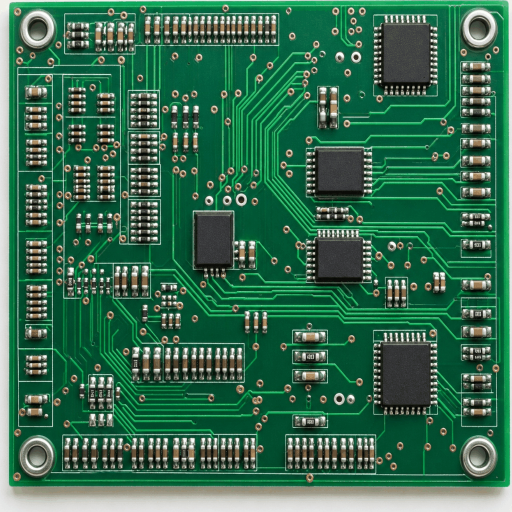
#> input picture evaluation/test_boards/TB005.png, 1024 x 1024 px (shown at 1/2 size); the run also reads 1 picture not shown here
$ python build_complete_test_boards.py   (older library calls are emulated)
#> lines starting #> are read from the running program, lines starting #| are printed output that depends on the picture
### server/pipeline/detector_depth.py
"""
3D Depth Defect Detector with Substrate Ground-Plane Leveling
Team 5 - Model Optimization & Sub-Team B

Features:
1. Substrate Ground-Plane Fitting to eliminate camera perspective slant
2. True vertical lift calculation relative to bare board substrate
3. Monocular Depth Estimation (Depth Anything V2 or High-Order Gradient Fallback)
4. Tombstoning, Billboarding, Component Tilt, and Seating Height Defect Detection
"""

import cv2
import numpy as np
from pathlib import Path
from typing import Optional, Dict, List, Tuple
from server.pipeline.substrate_leveler import SubstrateLeveler

class DetectorDepth:
    def __init__(
        self,
        theta_height: float = 0.14,
        theta_tilt: float = 0.040,
        theta_tomb: float = 0.012,
        use_model: bool = True,
        model_name_or_path: Optional[str] = None,
        hf_token: Optional[str] = None
    ):
        self.theta_height = theta_height
        self.theta_tilt = theta_tilt
        self.theta_tomb = theta_tomb
        self._pipe = None
        self.leveler = SubstrateLeveler(sample_grid_step=16)
        self.model_name = "Gradient-Depth-Engine (Fallback)"

        if use_model:
            try:
                from transformers import pipeline
                resolved_model = (model_name_or_path or "").strip() or "depth-anything/Depth-Anything-V2-Small-hf"
                local_model_path = Path(resolved_model)
                pipeline_kwargs = {"task": "depth-estimation", "model": str(local_model_path) if local_model_path.exists() else resolved_model}
                if hf_token:
                    pipeline_kwargs["token"] = hf_token
                self._pipe = pipeline(**pipeline_kwargs)
                if local_model_path.exists():
                    self.model_name = f"Local Depth Model ({local_model_path})"
                elif hf_token:
                    self.model_name = "Depth-Anything-V2-Small-hf (Authenticated)"
                else:
                    self.model_name = "Depth-Anything-V2-Small-hf (PyTorch)"
            except Exception:
                self._pipe = None
                self.model_name = "Gradient-Depth-Engine (Fallback)"

    def estimate_depth(self, img: np.ndarray) -> np.ndarray:
        """Estimates normalized depth map [0.0, 1.0] for input BGR image."""
        if self._pipe is not None:
            try:
                from PIL import Image
                rgb_img = cv2.cvtColor(img, cv2.COLOR_BGR2RGB)
                pil_img = Image.fromarray(rgb_img)
                res = self._pipe(pil_img)
                depth_map = np.array(res["depth"], dtype=np.float32)
                depth_norm = cv2.normalize(depth_map, None, alpha=0.0, beta=1.0, norm_type=cv2.NORM_MINMAX)
                return depth_norm.astype(np.float32)
            except Exception:
                pass

        # High-performance structural luminance + edge gradient depth fallback estimator
        gray = cv2.cvtColor(img, cv2.COLOR_BGR2GRAY) if len(img.shape) == 3 else img
        grad_x = cv2.Sobel(gray, cv2.CV_64F, 1, 0, ksize=3)
        grad_y = cv2.Sobel(gray, cv2.CV_64F, 0, 1, ksize=3)
        mag = cv2.magnitude(grad_x, grad_y)

        depth = (255.0 - gray.astype(np.float64)) * 0.6 + mag * 0.4
        depth_norm = cv2.normalize(depth, None, alpha=0.0, beta=1.0, norm_type=cv2.NORM_MINMAX)
        return depth_norm.astype(np.float32)

    # [84 lines left out: function inspect, not called in this run]

### server/pipeline/substrate_leveler.py
"""
3D Substrate Ground-Plane Leveler
Team 5 - Advanced Depth Normalization

Solves camera perspective slant & board tilt by fitting a 3D plane
Z_base = A*x + B*y + C to the bare PCB substrate and subtracting it,
yielding pure relative component vertical lift.
"""

import cv2
import numpy as np
from typing import List, Dict, Tuple

class SubstrateLeveler:
    def __init__(self, sample_grid_step: int = 16):
        self.sample_grid_step = sample_grid_step

    # [76 lines left out: function level_depth_map, not called in this run]

### scripts/build_complete_test_boards.py
"""
Complete PCB Test Suite & Radiograph Generator
Team 4 - Ground Truth & Synthetic Data Engineering

Generates all 31 test boards (TB001-TB031) in evaluation/test_boards/
matching evaluation/test_labels.csv with exact physical component footprints.
Also generates all 4-mode X-Ray radiographs in server/static/boards/.
"""

import os
import sys
import json
import math
import shutil
import cv2
import numpy as np
import pandas as pd

ROOT = os.path.abspath(os.path.join(os.path.dirname(__file__), ".."))
if ROOT not in sys.path:
    sys.path.insert(0, ROOT)
EVAL_DIR = os.path.join(ROOT, "evaluation", "test_boards")
STATIC_BOARDS_DIR = os.path.join(ROOT, "server", "static", "boards")
REF_DIR = os.path.join(ROOT, "server", "reference")
CONFIG_PATH = os.path.join(ROOT, "server", "config", "components.json")
LABELS_PATH = os.path.join(ROOT, "evaluation", "test_labels.csv")

os.makedirs(EVAL_DIR, exist_ok=True)
os.makedirs(STATIC_BOARDS_DIR, exist_ok=True)
os.makedirs(REF_DIR, exist_ok=True)

with open(CONFIG_PATH, "r", encoding="utf-8") as f:
#> (reads server/config/components.json from the repository)
    components = json.load(f)

comp_map = {c["id"]: c for c in components}

# Load the pristine golden board (TB005)
golden_img = cv2.imread(os.path.join(EVAL_DIR, "TB005.png"))
#> golden_img is the input picture: shape (1024, 1024, 3); mean B, G, R 80.1, 108.3, 52.7
if golden_img is None:
    raise RuntimeError("Could not load TB005.png")

H, W, _ = golden_img.shape
#> H = 1024; W = 1024

# Substrate background sample for bare pads
sub_bg = golden_img[200:400, 200:400].copy()

def get_bare_footprint(comp):
    cid = comp["id"]
    x, y, w, h = comp["bbox_xywh"]

    h_tiles = (h // 200) + 1
    w_tiles = (w // 200) + 1
    tiled = np.tile(sub_bg, (h_tiles, w_tiles, 1))[:h, :w].copy()

    # Substrate color
    tiled = (tiled.astype(np.float32) * 0.95).astype(np.uint8)

    # Add silkscreen outline & solder pads according to type
    pad_col = (195, 205, 215) # Silver SAC305 solder

    if "U" in cid: # IC package bare pad
        pad_margin_x = int(w * 0.25)
        pad_margin_y = int(h * 0.25)
        cv2.rectangle(tiled, (pad_margin_x, pad_margin_y), (w - pad_margin_x, h - pad_margin_y), (140, 160, 175), -1)
        cv2.rectangle(tiled, (pad_margin_x, pad_margin_y), (w - pad_margin_x, h - pad_margin_y), (180, 190, 200), 2)

        step_x = max(8, w // 12)
        for px in range(8, w - 8, step_x):
            cv2.rectangle(tiled, (px, 2), (px + step_x - 3, 16), pad_col, -1)
            cv2.rectangle(tiled, (px, h - 16), (px + step_x - 3, h - 2), pad_col, -1)
        step_y = max(8, h // 10)
        for py in range(8, h - 8, step_y):
            cv2.rectangle(tiled, (2, py), (16, py + step_y - 3), pad_col, -1)
            cv2.rectangle(tiled, (w - 16, py), (w - 2, py + step_y - 3), pad_col, -1)

    elif "J_" in cid: # Header bare pad
        step_x = max(10, w // 18)
        for px in range(6, w - 6, step_x):
            cv2.rectangle(tiled, (px, 4), (px + step_x - 4, h // 2 - 4), pad_col, -1)
            cv2.rectangle(tiled, (px, h // 2 + 4), (px + step_x - 4, h - 4), pad_col, -1)

    elif "BANK" in cid: # Passives bank
        step_y = max(14, h // 8)
        for py in range(8, h - 8, step_y):
            cv2.rectangle(tiled, (6, py), (w // 2 - 8, py + step_y - 4), pad_col, -1)
            cv2.rectangle(tiled, (w // 2 + 8, py), (w - 6, py + step_y - 4), pad_col, -1)

    elif "C_" in cid: # Cap bank
        step_y = max(18, h // 6)
        for py in range(8, h - 8, step_y):
            cv2.rectangle(tiled, (6, py), (w // 2 - 6, py + step_y - 6), pad_col, -1)
            cv2.rectangle(tiled, (w // 2 + 6, py), (w - 6, py + step_y - 6), pad_col, -1)

    return tiled

def generate_radiographs(board_img, board_id):
    gray = cv2.cvtColor(board_img, cv2.COLOR_BGR2GRAY)
    inv = 255 - gray
    filtered = cv2.bilateralFilter(inv, 7, 50, 50)
    clahe_fine = cv2.createCLAHE(clipLimit=3.0, tileGridSize=(8, 8))
    clahe_broad = cv2.createCLAHE(clipLimit=2.0, tileGridSize=(16, 16))
    c_fine = clahe_fine.apply(filtered)
    c_broad = clahe_broad.apply(filtered)
    combined_clahe = cv2.addWeighted(c_fine, 0.65, c_broad, 0.35, 0)
    blur = cv2.GaussianBlur(combined_clahe, (0, 0), 1.2)
    sharp = cv2.addWeighted(combined_clahe, 1.5, blur, -0.5, 0)
    norm_radiograph = cv2.normalize(np.clip(sharp, 0, 255).astype(np.uint8), None, 0, 255, cv2.NORM_MINMAX)

    bone_img = cv2.cvtColor(norm_radiograph, cv2.COLOR_GRAY2BGR)
    inferno_img = cv2.applyColorMap(norm_radiograph, cv2.COLORMAP_INFERNO)
    gray_img = cv2.cvtColor(norm_radiograph, cv2.COLOR_GRAY2BGR)

    blue_lut = np.zeros((256, 1, 3), dtype=np.uint8)
    for i in range(256):
        t = i / 255.0
        if t < 0.35:
            s = t / 0.35
            b = int(10 + s * 170)
            g = int(5 + s * 45)
            r = int(2 + s * 8)
        elif t < 0.75:
            s = (t - 0.35) / 0.40
            b = int(180 + s * 75)
            g = int(50 + s * 150)
            r = int(10 + s * 30)
        else:
            s = (t - 0.75) / 0.25
            b = 255
            g = int(200 + s * 55)
            r = int(40 + s * 190)
        blue_lut[i, 0] = [b, g, r]
    jet_img = cv2.LUT(bone_img, blue_lut)

    cv2.imwrite(os.path.join(STATIC_BOARDS_DIR, f"{board_id}_xray_bone.png"), bone_img)
    cv2.imwrite(os.path.join(STATIC_BOARDS_DIR, f"{board_id}_xray_gray.png"), gray_img)
    cv2.imwrite(os.path.join(STATIC_BOARDS_DIR, f"{board_id}_xray_inferno.png"), inferno_img)
    cv2.imwrite(os.path.join(STATIC_BOARDS_DIR, f"{board_id}_xray_jet.png"), jet_img)

def render_board(board_id, defect_specs):
    img = golden_img.copy()

    for spec in defect_specs:
        cid = spec["cid"]
        dtype = spec["type"]
        meas = spec.get("meas", "")

        if cid == "NONE" or dtype == "none":
            if "framing_drift" in meas:
                # e.g. dx8_dy6 or dx-6_dy5
                dx, dy = 0, 0
                if "dx8_dy6" in meas: dx, dy = 8, 6
                elif "dx-6_dy5" in meas: dx, dy = -6, 5

                M = np.float32([[1, 0, dx], [0, 1, dy]])
                img = cv2.warpAffine(img, M, (W, H), borderMode=cv2.BORDER_REFLECT)
        if dtype == "severe_thermal_burn":
            burn_src = os.path.join(STATIC_BOARDS_DIR, "burned_defect_board.png")
            if os.path.exists(burn_src):
                burn = cv2.imread(burn_src)
                if burn is not None:
                    bh, bw = burn.shape[:2]
                    cy, cx = int(bh * 0.42), int(bw * 0.52)
                    crop_size = 360
                    y1 = max(0, cy - crop_size // 2)
                    y2 = min(bh, cy + crop_size // 2)
                    x1 = max(0, cx - crop_size // 2)
                    x2 = min(bw, cx + crop_size // 2)
                    burn_roi = cv2.resize(burn[y1:y2, x1:x2], (crop_size, crop_size))

                    mask = np.zeros((crop_size, crop_size), dtype=np.float32)
                    cv2.circle(mask, (crop_size//2, crop_size//2), crop_size//2 - 15, 1.0, -1)
                    mask = cv2.GaussianBlur(mask, (31, 31), 11)

                    target_y = H // 2 - crop_size // 2
                    target_x = W // 2 - crop_size // 2

                    bg_roi = img[target_y:target_y+crop_size, target_x:target_x+crop_size].astype(np.float32)
                    fg_roi = burn_roi.astype(np.float32)

                    mask_3c = np.dstack([mask]*3)
                    img[target_y:target_y+crop_size, target_x:target_x+crop_size] = (fg_roi * mask_3c + bg_roi * (1.0 - mask_3c)).astype(np.uint8)
                    continue
            cv2.circle(img, (W//2, H//2), 140, (18, 18, 18), -1)
            cv2.circle(img, (W//2, H//2), 70, (5, 5, 5), -1)
            continue

        if cid not in comp_map:
            continue

        comp = comp_map[cid]
        x, y, w, h = comp["bbox_xywh"]
        roi_original = golden_img[y:y+h, x:x+w].copy()
        bare_pad = get_bare_footprint(comp)

        if dtype == "missing":
            img[y:y+h, x:x+w] = bare_pad

        elif dtype == "tilt":
            # Extract tilt angle
            angle = 18.0
            if "angle=" in meas:
                try: angle = float(meas.split("angle=")[1].replace("deg", "").strip())
                except Exception: angle = 18.0

            img[y:y+h, x:x+w] = bare_pad
            center = (w // 2, h // 2)
            rot_mat = cv2.getRotationMatrix2D(center, angle, 1.0)
            rotated_roi = cv2.warpAffine(roi_original, rot_mat, (w, h), borderMode=cv2.BORDER_REFLECT)

            # Mask component from bare pad
            mask = np.zeros((h, w), dtype=np.uint8)
            cv2.rectangle(mask, (6, 6), (w - 6, h - 6), 255, -1)
            rot_mask = cv2.warpAffine(mask, rot_mat, (w, h), borderMode=cv2.BORDER_CONSTANT, borderValue=0)

            fg = cv2.bitwise_and(rotated_roi, rotated_roi, mask=rot_mask)
            bg = cv2.bitwise_and(bare_pad, bare_pad, mask=cv2.bitwise_not(rot_mask))
            img[y:y+h, x:x+w] = cv2.add(fg, bg)

        elif dtype == "shift":
            shift_px = 24
            img[y:y+h, x:x+w] = bare_pad

            shift_mat = np.float32([[1, 0, shift_px], [0, 1, shift_px // 2]])
            shifted_roi = cv2.warpAffine(roi_original, shift_mat, (w, h), borderMode=cv2.BORDER_REFLECT)

            mask = np.zeros((h, w), dtype=np.uint8)
            cv2.rectangle(mask, (6, 6), (w - 6, h - 6), 255, -1)
            shifted_mask = cv2.warpAffine(mask, shift_mat, (w, h), borderMode=cv2.BORDER_CONSTANT, borderValue=0)

            fg = cv2.bitwise_and(shifted_roi, shifted_roi, mask=shifted_mask)
            bg = cv2.bitwise_and(bare_pad, bare_pad, mask=cv2.bitwise_not(shifted_mask))
            img[y:y+h, x:x+w] = cv2.add(fg, bg)

        elif dtype == "tombstone":
            # Tombstone: half bare pad, half lifted component with bright yellow-white edge
            img[y:y+h, x:x+w] = bare_pad
            half_w = w // 2
            tomb_roi = roi_original[:, :half_w].copy()
            # brighten the lifted edge
            tomb_roi = np.clip(tomb_roi.astype(np.float32) * 1.35 + 30, 0, 255).astype(np.uint8)
            img[y:y+h, x:x+half_w] = tomb_roi

    # Add subtle sensor noise for realism
    noise = np.random.normal(0, 0.4, (H, W, 3)).astype(np.int16)
    img = np.clip(img.astype(np.int16) + noise, 0, 255).astype(np.uint8)
    return img

def main():
    print(f"[BUILD] Generating all 31 test boards from ground truth {LABELS_PATH}...")
    df = pd.read_csv(LABELS_PATH)

    # Save golden master to server/reference/
    cv2.imwrite(os.path.join(REF_DIR, "golden_board.png"), golden_img)
    from server.pipeline.detector_depth import DetectorDepth
    ddepth = DetectorDepth(use_model=False)
    golden_depth = ddepth.estimate_depth(golden_img)
    np.save(os.path.join(REF_DIR, "golden_depth.npy"), golden_depth)
    print(f"[SUCCESS] Saved golden_board.png and golden_depth.npy in {REF_DIR}")

    for b_id, grp in df.groupby("board_id"):
        def_specs = []
        for _, row in grp.iterrows():
            def_specs.append({
                "cid": str(row["component_id"]).strip(),
                "type": str(row["defect_type"]).strip().lower(),
                "meas": str(row.get("physical_measurement", "")).strip()
            })

        board_img = render_board(b_id, def_specs)
        out_path = os.path.join(EVAL_DIR, f"{b_id}.png")
        cv2.imwrite(out_path, board_img)
        generate_radiographs(board_img, b_id)

    # Also generate radiographs for ai_hd_xray if exists
    hd_path = os.path.join(EVAL_DIR, "ai_hd_xray.png")
    if os.path.exists(hd_path):
        hd_img = cv2.imread(hd_path)
        generate_radiographs(hd_img, "ai_hd_xray")

    print(f"[SUCCESS] All 31 test boards generated in {EVAL_DIR}")
    print(f"[SUCCESS] All radiographs generated in {STATIC_BOARDS_DIR}")

if __name__ == "__main__":
    main()
#> (reads evaluation/test_labels.csv from the repository)
#> in estimate_depth, `gray = cv2.cvtColor(img, cv2.COLOR_BGR2GRAY) if len(img.shape) == 3 el..`:
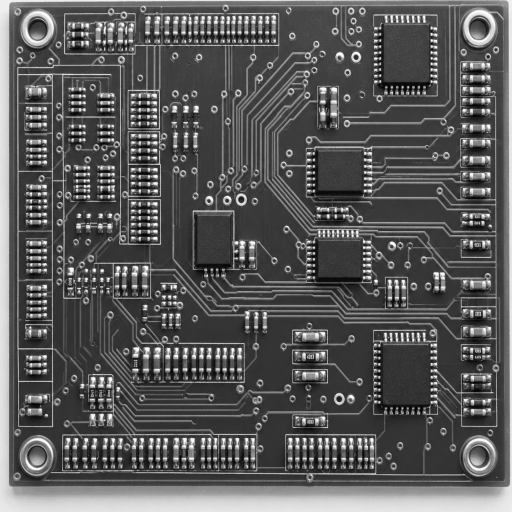
#> gray: shape (1024, 1024) (shown at 1/2 size); min 5, max 254, mean 88.5
#> in estimate_depth, `grad_y = cv2.Sobel(gray, cv2.CV_64F, 0, 1, ksize=3)`:
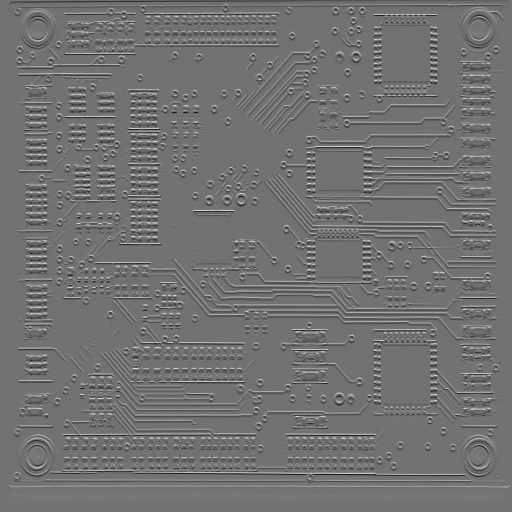
#> grad_y: shape (1024, 1024) float64 (shown at 1/2 size); min -718, max 885, mean 0.1; drawn with min black and max white
#> in estimate_depth, `mag = cv2.magnitude(grad_x, grad_y)`:
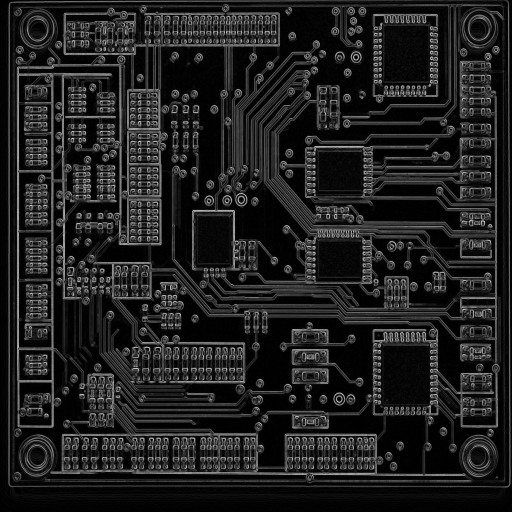
#> mag: shape (1024, 1024) float64 (shown at 1/2 size); min 0, max 887, mean 112.7; drawn with min black and max white
#> in estimate_depth, `depth = (255.0 - gray.astype(np.float64)) * 0.6 + mag * 0.4`:
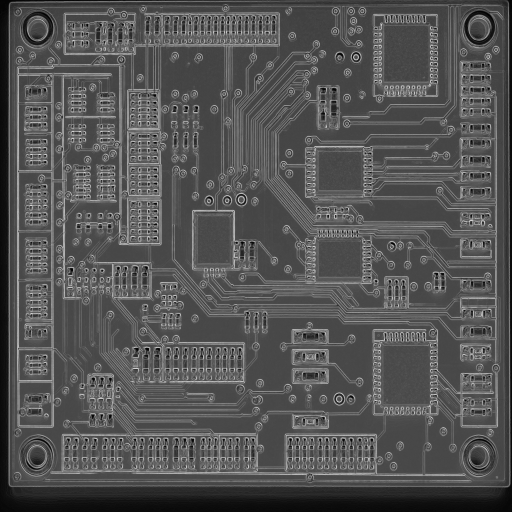
#> depth: shape (1024, 1024) float64 (shown at 1/2 size); min 1.2, max 434, mean 145; drawn with min black and max white
#> in generate_radiographs, `c_broad = clahe_broad.apply(filtered)`:
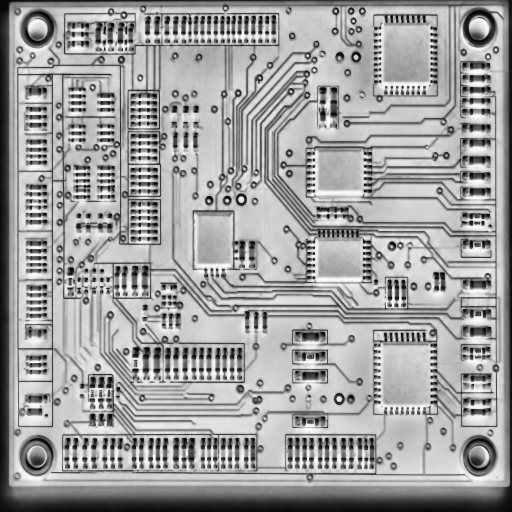
#> c_broad: shape (1024, 1024) (shown at 1/2 size); min 1, max 255, mean 159.8
#> in generate_radiographs, `inferno_img = cv2.applyColorMap(norm_radiograph, cv2.COLORMAP_INFERNO)`:
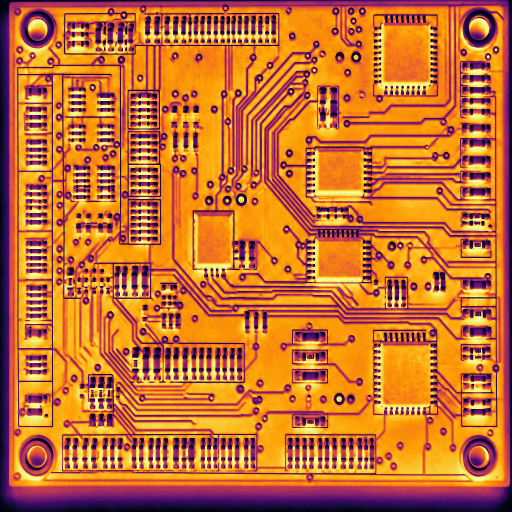
#> inferno_img: shape (1024, 1024, 3) (shown at 1/2 size); mean B, G, R 50, 111.7, 197.5
#> in generate_radiographs, `jet_img = cv2.LUT(bone_img, blue_lut)`:
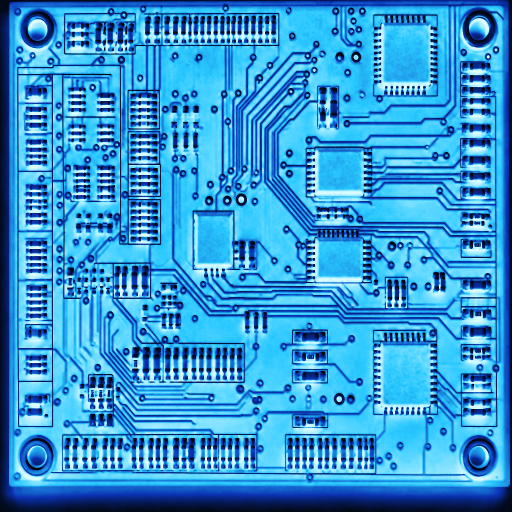
#> jet_img: shape (1024, 1024, 3) (shown at 1/2 size); mean B, G, R 212.5, 151, 54
